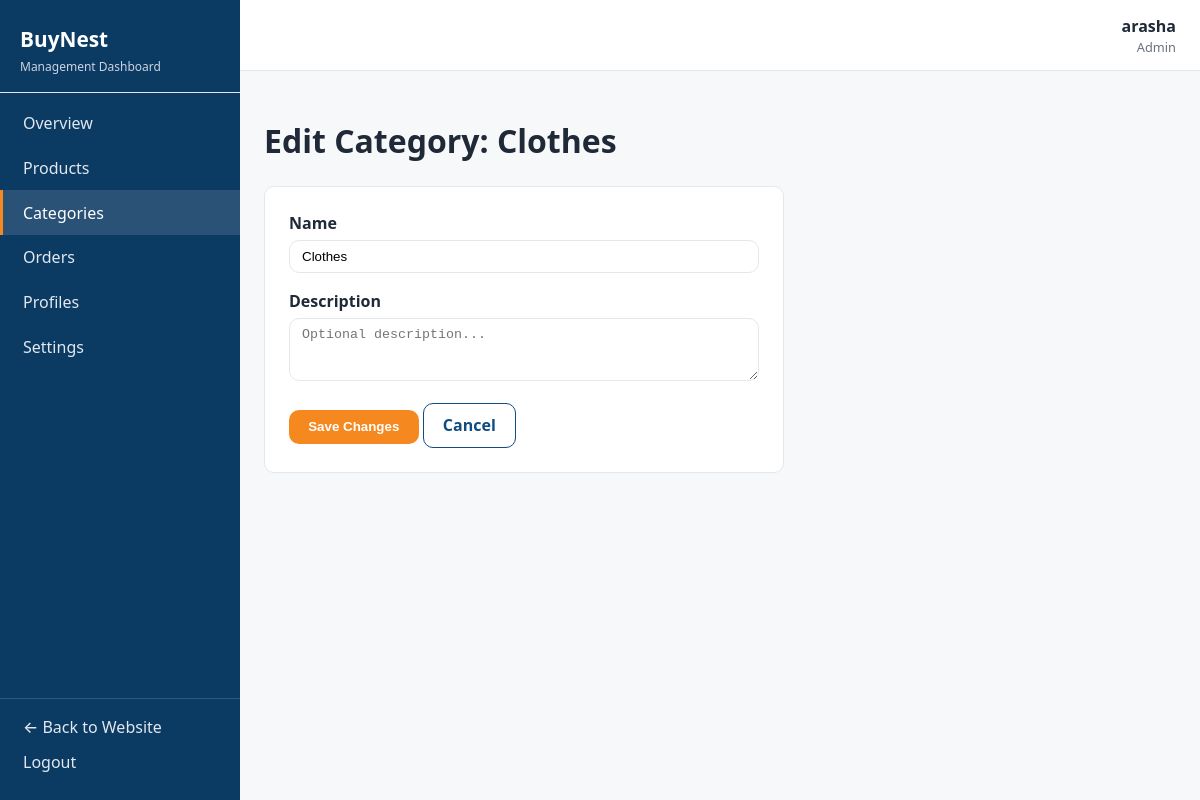
Screenshot of /dashboard/categories/2/edit/ (signed in) with the database file from the repository.
### authentication/models.py (models this page shows, shortened)
class User(AbstractUser):
    phone_number = models.CharField(max_length=15, blank=True)
    address = models.TextField(blank=True)

### products/models.py (models this page shows, shortened)
class Category(models.Model):
    name = models.CharField(max_length=100, unique=True)
    slug = models.SlugField(max_length=120, unique=True, blank=True)
    description = models.TextField(blank=True)
    class Meta:
        verbose_name_plural = 'Categories'
        ordering = ['name']

### dashboard/views.py (the view)
# urls.py: path('categories/<int:pk>/edit/', views.category_edit, name='category_edit'),
@dashboard_permission_required('products.change_category')
def category_edit(request, pk):
    category = get_object_or_404(Category, pk=pk)
    if request.method == 'POST':
        form = DashboardCategoryForm(request.POST, instance=category)
        if form.is_valid():
            form.save()
            messages.success(request, 'Category updated successfully.')
            return redirect('dashboard:category_list')
    else:
        form = DashboardCategoryForm(instance=category)
    return render(request, 'dashboard/categories/category_form.html', {
        'active_section': 'categories', 'form': form, 'is_edit': True, 'category': category,
    })

### dashboard/forms.py
class DashboardCategoryForm(forms.ModelForm):
    class Meta:
        model = Category
        fields = ['name', 'description']
        widgets = {
            'description': forms.Textarea(attrs={'rows': 3, 'placeholder': 'Optional description...'}),
        }

### dashboard/templates/dashboard/categories/category_form.html (shortened to what this page needs)
{% extends "dashboard/base_dashboard.html" %}
{% block dashboard_content %}
<h1>{% if is_edit %}Edit Category: {{ category.name }}{% else %}Add Category{% endif %}</h1>
<form method="post" class="dashboard-form" novalidate>
    {% for field in form %}
        <div class="form-group">
            <label for="{{ field.id_for_label }}">{{ field.label }}</label>
            {{ field }}
        </div>
    {% endfor %}
    <button type="submit" class="btn btn-primary">{% if is_edit %}Save Changes{% else %}Create Category{% endif %}</button>
    <a href="{% url 'dashboard:category_list' %}" class="btn btn-secondary">Cancel</a>
</form>
{% endblock %}

### dashboard/templates/dashboard/base_dashboard.html (shortened to what this page needs)
{% load static %}
<!DOCTYPE html>
<html lang="en">
<head>
    <link rel="stylesheet" href="{% static 'css/style.css' %}">
    <link rel="stylesheet" href="{% static 'css/dashboard.css' %}">
</head>
<body class="dashboard-body">
    <div class="dashboard-layout">
        <aside class="dashboard-sidebar" id="dashboardSidebar">
            <div class="dashboard-sidebar-header">
                <a href="{% url 'dashboard:home' %}" class="dashboard-brand">BuyNest</a>
                <span class="dashboard-subtitle">Management Dashboard</span>
            </div>
            <nav class="dashboard-nav">
                <a href="{% url 'dashboard:home' %}"
                    class="dashboard-nav-link {% if active_section == 'home' %}active{% endif %}">Overview</a>
                {% if perms.products.view_product %}
                <a href="{% url 'dashboard:product_list' %}"
                    class="dashboard-nav-link {% if active_section == 'products' %}active{% endif %}">Products</a>
                {% endif %}
                {% if perms.products.view_category %}
                <a href="{% url 'dashboard:category_list' %}"
                    class="dashboard-nav-link {% if active_section == 'categories' %}active{% endif %}">Categories</a>
                {% endif %}
                {% if perms.orders.view_order %}
                <a href="{% url 'dashboard:order_list' %}"
                 class="dashboard-nav-link {% if active_section == 'orders' %}active{% endif %}">Orders</a>
                {% endif %}
                {% if perms.authentication.view_user %}
                <a href="{% url 'dashboard:profile_list' %}"
                    class="dashboard-nav-link {% if active_section == 'profiles' %}active{% endif %}">Profiles</a>
                {% endif %}
                {% if user.is_superuser %}
                <a href="{% url 'dashboard:settings_list' %}"
                    class="dashboard-nav-link {% if active_section == 'settings' %}active{% endif %}">Settings</a>
                {% endif %}
            </nav>
            <div class="dashboard-sidebar-footer">
                <a href="{% url 'home' %}" class="dashboard-nav-link">&larr; Back to Website</a>
                <form action="{% url 'authentication:logout' %}" method="post" class="inline-form">
                    <button type="submit" class="dashboard-nav-link link-button">Logout</button>
                </form>
            </div>
        </aside>
        <div class="dashboard-main">
            <header class="dashboard-topbar">
                <div class="dashboard-topbar-user">
                    <span class="dashboard-user-name">{{ user.get_full_name|default:user.username }}</span>
                    <span class="dashboard-user-role">
                        {% if user.is_superuser %}Admin{% else %}Staff{% endif %}
                    </span>
                </div>
            </header>
            <main class="dashboard-content">
                {% block dashboard_content %}{% endblock %}
            </main>
        </div>
    </div>
</body>
</html>

### static/css/style.css (style rules this page uses)
:root { --primary-color: #0f4c81; --primary-dark: #0b3a63; --secondary-color: #1c9d8f; --accent-color: #f5891f; --background-color: #f7f8fa; --surface-color: #ffffff; --text-color: #1f2937; --muted-text-color: #6b7280; --border-color: #e5e7eb; --success-color: #15803d; --warning-color: #d97706; --danger-color: #dc2626; --border-radius: 10px; --container-width: 1200px; }
* { box-sizing: border-box; }
body { margin: 0; font-family: 'Segoe UI', system-ui, -apple-system, sans-serif; background-color: var(--background-color); color: var(--text-color); line-height: 1.5; }
a { color: var(--primary-color); text-decoration: none; }
.link-button { background: none; border: none; padding: 0; font: inherit; color: var(--text-color); font-weight: 500; cursor: pointer; }
.inline-form { display: inline; }
.btn { display: inline-block; padding: 0.6rem 1.2rem; border-radius: var(--border-radius); font-weight: 600; cursor: pointer; border: none; text-align: center; }
.btn-primary { background-color: var(--accent-color); color: #fff; }
.btn-secondary { background-color: var(--surface-color); color: var(--primary-color); border: 1px solid var(--primary-color); }
.form-group { margin-bottom: 1rem; }
.form-group label { display: block; margin-bottom: 0.3rem; font-weight: 600; }
.form-group input, .form-group textarea, .form-group select { width: 100%; padding: 0.5rem 0.75rem; border: 1px solid var(--border-color); border-radius: var(--border-radius); }

### static/css/dashboard.css (style rules this page uses)
.dashboard-body { margin: 0; background-color: var(--background-color); }
.dashboard-layout { display: flex; min-height: 100vh; }
.dashboard-sidebar { width: 240px; flex-shrink: 0; background-color: var(--primary-dark, var(--primary-color)); color: #fff; display: flex; flex-direction: column; justify-content: space-between; position: sticky; top: 0; height: 100vh; }
.dashboard-sidebar-header { padding: 1.5rem 1.25rem 1rem; border-bottom: 1px solid var(--border-color); }
.dashboard-brand { color: #fff; font-size: 1.3rem; font-weight: 700; }
.dashboard-subtitle { display: block; color: #cbd5e1; font-size: 0.75rem; margin-top: 0.15rem; }
.dashboard-nav { display: flex; flex-direction: column; padding: 0.5rem 0; flex: 1; }
.dashboard-nav-link { color: #e2e8f0; padding: 0.65rem 1.25rem; font-weight: 500; border-left: 3px solid transparent; }
.dashboard-nav-link.active { background-color: rgba(255, 255, 255, 0.12); border-left-color: var(--accent-color); color: #fff; }
.dashboard-sidebar-footer { padding: 1rem 0; border-top: 1px solid rgba(255, 255, 255, 0.15); }
.dashboard-sidebar-footer .link-button { color: #e2e8f0; width: 100%; text-align: left; }
.dashboard-main { flex: 1; min-width: 0; }
.dashboard-topbar { display: flex; align-items: center; justify-content: space-between; background-color: var(--surface-color); border-bottom: 1px solid var(--border-color); padding: 0.85rem 1.5rem; }
.dashboard-topbar-user { display: flex; flex-direction: column; align-items: flex-end; margin-left: auto; }
.dashboard-user-name { font-weight: 600; }
.dashboard-user-role { font-size: 0.8rem; color: var(--muted-text-color); }
.dashboard-content { padding: 1.5rem; }
.dashboard-form { max-width: 520px; background-color: var(--surface-color); border: 1px solid var(--border-color); border-radius: var(--border-radius); padding: 1.5rem; }
.dashboard-form .form-group { margin-bottom: 1rem; }
.dashboard-form label { display: block; font-weight: 600; margin-bottom: 0.3rem; }
.dashboard-form input, .dashboard-form select, .dashboard-form textarea { width: 100%; padding: 0.5rem 0.75rem; border: 1px solid var(--border-color); border-radius: var(--border-radius); }

### rows the page displays
User: get_full_name "arasha"
Category: name "Clothes", form "Clothes"

### other values shown
{{ field.label }} "Name" "Description"
